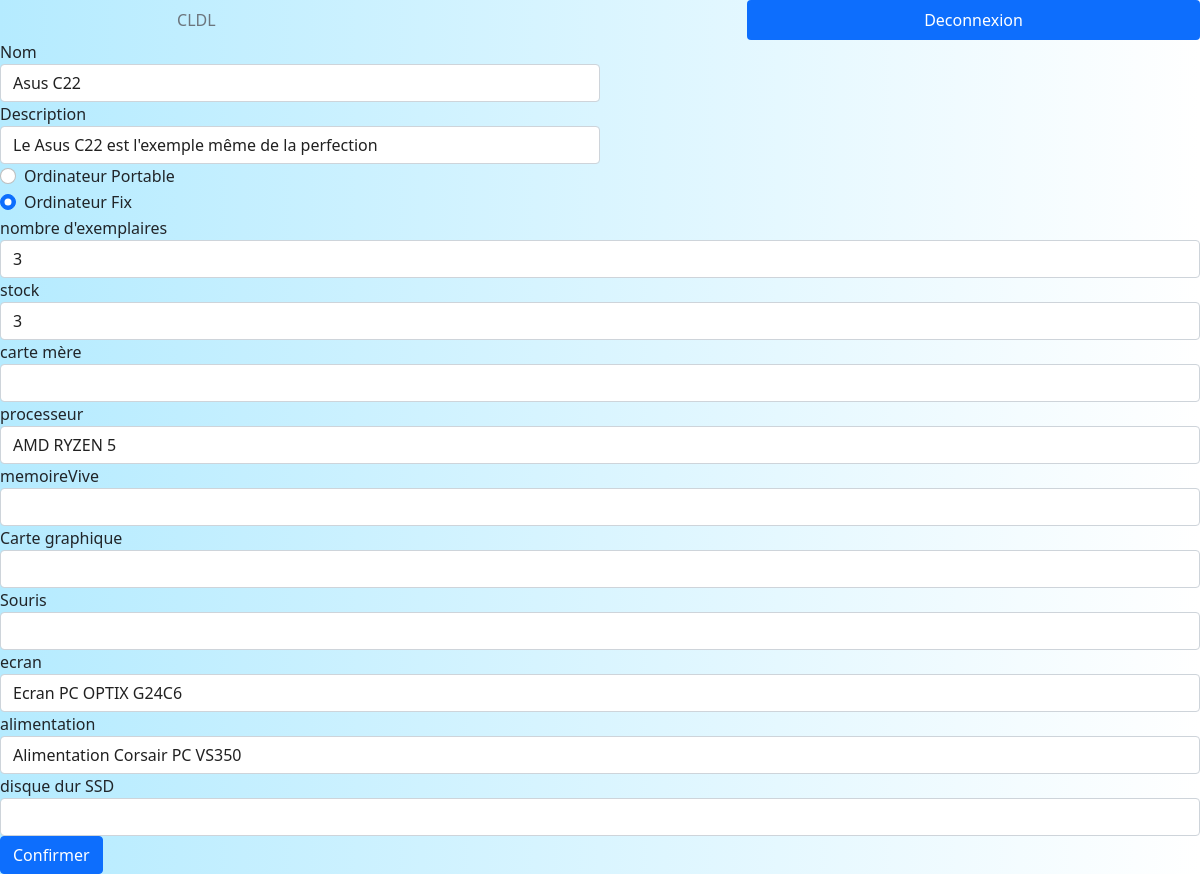
Screenshot of /?page=modif&id=3 (signed in) with the database file from the repository.
### tables this page shows
CREATE TABLE `modele` (
  `idModele_` int NOT NULL,
  `pcPortable` tinyint(1) DEFAULT NULL,
  `nom` varchar(50) DEFAULT NULL,
  `description` varchar(500) DEFAULT NULL,
  `nombreExemplaire` int DEFAULT NULL,
  `archive` tinyint(1) DEFAULT NULL,
  `quantite` int DEFAULT NULL
);

### index.php (called while the page is built)
<?php
$page = 'home';
if (isset($_GET['page'])) {
    $page = $_GET['page'];
}
require_once 'header.php';
require_once 'pages/' . $page . '.php';
require_once 'footer.php';

### class/Modele.php (called while the page is built, shortened)
<?php
class Modele {
    protected ?bool $pcPortable;
    protected ?string $nom;
    protected ?string $description;
    protected ?int $nombreExemplaire;
    protected ?int $quantite;
    public function getpcPortable(){
    return $this->pcPortable;
}
    public function getNom()
    {
        return $this->nom;
    }
        public function getDescription()
        {
                return $this->description;
        }
    public function getNombreExemplaire()
    {
        return $this->nombreExemplaire;
    }
    public function getQuantite()
    {
        return $this->quantite;
    }
}

### pages/modif.php (the view, shortened to what this page needs)
<?php
$sth = $connection->prepare("SELECT * FROM modele where idModele_= :id ");
$sth->setFetchMode(PDO::FETCH_CLASS, Modele::class);
$sth->execute([
    ':id' => $_GET['id'],
]);
$modele = $sth->fetch();
$processeurSql = 'SELECT DISTINCT idComposant,nom FROM pieces where categorie="processeur"';
$sthProcesseur= $connection->query($processeurSql);
$processeurs = $sthProcesseur->fetchAll();
$ecranSql = 'SELECT DISTINCT idComposant,nom FROM pieces where categorie="ecran"';
$sthEcran= $connection->query($ecranSql);
$ecrans = $sthEcran->fetchAll();
$alimentationSql = 'SELECT DISTINCT idComposant,nom FROM pieces where categorie="alimentation"';
$sthAlimentation= $connection->query($alimentationSql);
$alimentations = $sthAlimentation->fetchAll();
?>
<form action="" method="POST">
    <div class="form-group col-md-6">
    <label for="inputNom">Nom</label>
    <input type="text" class="form-control" id="nomText" name="nom" placeholder="Nom" value="<?= $modele->getNom()?>">
    <label for="inputAddress">Description</label>
    <input type="text" class="form-control" id="descriptionText" name="description" placeholder="Description" value="<?= $modele->getDescription() ?>">
    </div>
 <div class="form-group">
    <div class="form-check">
      <input class="form-check-input" type="radio" id="typeOrdiText" name="pcPortable" value="1" <?php if ($modele-> getpcPortable()==1) {echo 'checked';}?>>
      <label class="form-check-label" for="gridCheck">
        Ordinateur Portable
      </label>
    </div>
  </div>
<div class="form-group">
    <div class="form-check">
      <input class="form-check-input" type="radio" id="typeOrdiText" name="pcPortable" value="0"<?php if ($modele-> getpcPortable()==0) {echo 'checked';}?>>
      <label class="form-check-label" for="gridCheck">
        Ordinateur Fix
      </label>
    </div>
  </div>
<div class="form-group">
    <label for="inputAddress">nombre d'exemplaires</label>
    <input type="text" class="form-control" id="nombreExText" name = "exemplaire" placeholder="nombre d'exemplaires" value="<?= $modele->getNombreExemplaire() ?>">
  </div>
  <div class="form-group">
    <label for="inputAddress">stock</label>
    <input type="text" class="form-control" id="descriptionText" name = "quantite" placeholder="stock" value="<?= $modele->getQuantite() ?>">
  </div>
  <div>
  <label for="">carte mère</label>
    <select class="form-control">
    </select>
  </div>
  <label for="">processeur</label>
    <select class="form-control">
    <?php foreach( $processeurs as $processeur){ ?>
      <option value="<?php echo $processeur['nom']; ?>"><?php echo $processeur['nom']; ?></option>
                    <?php }; ?></option>
    </select>
<label for="">memoireVive</label>
    <select class="form-control">
    </select>
<label for="">Carte graphique</label>
    <select class="form-control">
    </select>
<label for="">Souris</label>
    <select class="form-control">
    </select>
<label for="">ecran</label>
    <select class="form-control">
    <?php foreach( $ecrans as $ecran){ ?>
      <option value="<?php echo $ecran['nom']; ?>"><?php echo $ecran['nom']; ?></option>
                    <?php }; ?></option>
    </select>
<label for="">alimentation</label>
    <select class="form-control">
    <?php foreach( $alimentations as $alimentation){ ?>
      <option value="<?php echo $alimentation['nom']; ?>"><?php echo $alimentation['nom']; ?></option>
                    <?php }; ?></option>
    </select>
<label for="">disque dur SSD</label>
    <select class="form-control">
    </select>
  <button type="submit" class="btn btn-primary">Confirmer</button>
</form>

### style.css (style rules this page uses)
body { background: rgb(6,36,0); background: linear-gradient(90deg, rgba(6,36,0,1) 0%, rgba(181,235,255,1) 0%, rgba(255,255,255,1) 100%); }
.form-control { color: #212121; }

### rows the page displays
modele: nom "Asus C22", description "Le Asus C22 est l'exemple même de la perfection", pcPortable "☑", exemplaire "3", quantite "3"

### other values shown
form field value "AMD RYZEN 5"
form field value "Ecran PC OPTIX G24C6"
form field value "Alimentation Corsair PC VS350"
